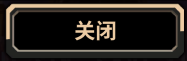
#> input picture assets/resource/image/base/notification_close_assets.png, 187 x 61 px, found by its file name; its folder holds only this picture in this run
$ python audit_templates.py
#> lines starting #> are read from the running program, lines starting #| are printed output that depends on the picture
#!/usr/bin/env python3
"""校验 AALC-Meow 的每张模板能否从官方 upstream/aalc 复现。

官方链路（utils/image_utils.py）:
  load_image -> 整图按 win_size/1440 缩放 -> get_bbox -> 与截图对应区域匹配
本项目目标: 控制器把截图归一化到短边 720p，所以 scale = 720/1440 = 0.5
"""
import os, glob, json
import numpy as np
from PIL import Image

ROOT = os.path.dirname(os.path.dirname(os.path.abspath(__file__)))
os.chdir(ROOT)

UP = 'upstream/aalc/assets/images/default'
OUR = 'assets/resource/image'
SCALE = 720 / 1440  # 目标短边 720p


def get_bbox(arr, threshold=0):
    """复刻官方 ImageUtils.get_bbox"""
    if arr.ndim == 3 and arr.shape[2] >= 3:
        arr = np.max(arr[:, :, :3], axis=2)
    elif arr.ndim == 3:
        arr = arr[:, :, 0]
    x = np.where(np.max(arr, axis=0) > threshold)[0]
    if len(x) == 0:
        return None
    y = np.where(np.max(arr, axis=1) > threshold)[0]
    if len(y) == 0:
        return None
    return x[0], y[0], x[-1] + 1, y[-1] + 1


def build_official_index():
    idx = {}
    for sub in ('share', 'zh_cn', 'en'):
        for p in glob.glob(f'{UP}/{sub}/**/*.png', recursive=True):
            rel = os.path.relpath(p, f'{UP}/{sub}')
            b = os.path.basename(rel)[:-4]
            for suf in ('_assets', '_bbox'):
                if b.endswith(suf):
                    b = b[: -len(suf)]
                    break
            idx.setdefault(rel, p)
            idx.setdefault(b, p)
    return idx


def official_candidates(rel):
    """按完整相对路径 + 纯文件名 两种方式找官方源"""
#> called with rel = 'base/notification_close_assets.png'
    out = []
    for sub in ('share', 'zh_cn', 'en'):
        p = f'{UP}/{sub}/{rel}'
        if os.path.exists(p):
            out.append(p)
    b = os.path.basename(rel)[:-4]
    for suf in ('_assets', '_bbox'):
        if b.endswith(suf):
            b = b[: -len(suf)]
            break
    for sub in ('share', 'zh_cn', 'en'):
        for p in glob.glob(f'{UP}/{sub}/**/{b}_assets.png', recursive=True) + \
                  glob.glob(f'{UP}/{sub}/**/{b}.png', recursive=True):
            if p not in out:
                out.append(p)
    return out


def norm_key(rel):
    b = os.path.basename(rel)[:-4]
    for suf in ('_assets', '_bbox'):
        if b.endswith(suf):
            b = b[: -len(suf)]
            break
    return b


def compare(our_path, up_path):
    """返回 (状态, 详情)"""
    try:
        up = np.array(Image.open(up_path).convert('RGBA'))
#> up is the input picture: shape (61, 187, 4); mean R, G, B, A 40.8, 36.2, 30.7, 255
    except Exception as e:
        return 'UNREADABLE', str(e)
    bb = get_bbox(up)
#> in get_bbox, `arr = np.max(arr[:, :, :3], axis=2)`:
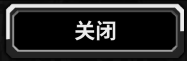
#> arr: shape (61, 187); min 0, max 239, mean 41
#> in get_bbox, `x = np.where(np.max(arr, axis=0) > threshold)[0]`: x = 187 values from 0 to 186
#> in get_bbox, `y = np.where(np.max(arr, axis=1) > threshold)[0]`: y = 61 values from 0 to 60
#> bb = (0, 0, 187, 61)
    if bb is None:
        return 'EMPTY_BBOX', '官方源无有效像素'
    x1, y1, x2, y2 = bb
#> x1 = 0; y1 = 0; x2 = 187; y2 = 61
    # 官方先整体缩放再取 bbox —— 等价于把 bbox 坐标乘 scale
    sx1, sy1, sx2, sy2 = (int(round(x1 * SCALE)), int(round(y1 * SCALE)),
                          int(round(x2 * SCALE)), int(round(y2 * SCALE)))
#> sx1 = 0; sy1 = 0; sx2 = 94; sy2 = 30
    sw, sh = sx2 - sx1, sy2 - sy1
#> sw = 94; sh = 30
    try:
        ours = np.array(Image.open(our_path).convert('RGBA'))
    except Exception as e:
        return 'UNREADABLE', str(e)
    oh, ow = ours.shape[:2]
#> oh = 61; ow = 187
    dw, dh = abs(ow - sw), abs(oh - sh)
#> dw = 93; dh = 31
    # 尺寸完全一致或误差<=2px 视为尺寸通过
    size_ok = dw <= 2 and dh <= 2
#> size_ok = False
    detail = f'官方bbox@{SCALE}={sw}x{sh} 我们={ow}x{oh} 差={dw}x{dh}'
#> detail = '官方bbox@0.5=94x30 我们=187x61 差=93x31'
    if not size_ok:
        return 'SIZE_MISMATCH', detail
    return 'SIZE_OK', detail


def main():
    ours = sorted(glob.glob(f'{OUR}/**/*.png', recursive=True))
    buckets = {'SIZE_OK': [], 'SIZE_MISMATCH': [], 'NO_OFFICIAL_SOURCE': [],
               'EMPTY_BBOX': [], 'UNREADABLE': []}
    for p in ours:
        rel = os.path.relpath(p, OUR)
        cands = official_candidates(rel)
        if not cands:
            buckets['NO_OFFICIAL_SOURCE'].append((rel, '官方无同名文件'))
            continue
        # 尺寸完全一致的那个优先
        best = None
        for c in cands:
            st, det = compare(p, c)
#> st = 'SIZE_MISMATCH'; det = '官方bbox@0.5=94x30 我们=187x61 差=93x31'
            if st == 'SIZE_OK':
                best = ('SIZE_OK', det, c)
                break
            if best is None:
                best = (st, det, c)
        assert best is not None and best[0] in buckets, (rel, best)
        buckets[best[0]].append((rel, best[1]))
#> pass 2 of the loop in main, `for p in ours:`:
#> rel = 'battle/battle_finish_confirm.png'
#> cands = 3 items
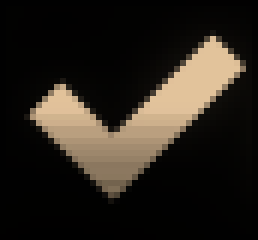
#> input picture assets/resource/image/battle/battle_finish_confirm.png, 43 x 40 px, found by its file name (shown 6 times larger)
#> in compare, up is the input picture: shape (40, 43, 4); mean R, G, B, A 40.9, 35.2, 27.8, 255
#> in get_bbox (call 4), `arr = np.max(arr[:, :, :3], axis=2)`:
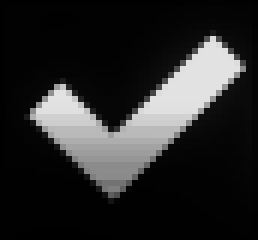
#> arr: shape (40, 43) (shown 6 times larger); min 0, max 226, mean 40.9
#> x = 43 values from 0 to 42
#> y = 40 values from 0 to 39
#> bb = (0, 0, 43, 40)
#> x2 = 43; y2 = 40
#> sx2 = 22; sy2 = 20
#> sw = 22; sh = 20
#> dw = 21; dh = 20
#> detail = '官方bbox@0.5=22x20 我们=43x40 差=21x20'

    total = len(ours)
#> total = 4
    print(f"总计 {total} 张模板\n")
#| 总计 4 张模板
    for k in ('SIZE_OK', 'SIZE_MISMATCH', 'NO_OFFICIAL_SOURCE', 'EMPTY_BBOX', 'UNREADABLE'):
        v = buckets[k]
        print(f"{k}: {len(v)}")
    print("\n=== SIZE_MISMATCH（尺寸对不上，疑似裁错或来源不对）===")
    for rel, det in buckets['SIZE_MISMATCH']:
        print(f"  {rel}\n      {det}")
    print("\n=== NO_OFFICIAL_SOURCE（官方无同名，需逐个判定）===")
    for rel, det in buckets['NO_OFFICIAL_SOURCE']:
        print(f"  {rel}")
    json.dump({k: v for k, v in buckets.items()},
              open('/tmp/template_audit.json', 'w'), ensure_ascii=False, indent=1)


if __name__ == '__main__':
    main()
